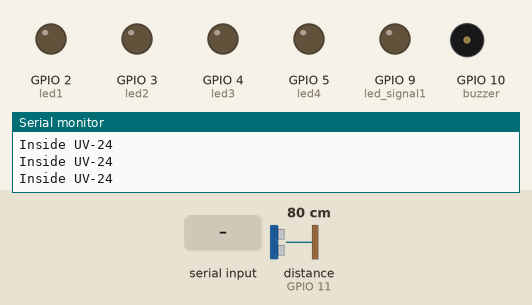
A sketch run on a simulated ESP8266 (NodeMCU). On the bench: output pins drawn as LEDs (lit = HIGH), buzzer (waves = sounding), the last lines printed to the serial monitor. Wiring (inferred from the names in the program): ultrasonic range finder: trigger GPIO 12; echo GPIO 11. The inputs (shaded band) are chosen by the test bench; at power-on: distance to the obstacle (sensor on GPIO 11) 80 cm. The echo pulse lasts 58.3 µs per cm; WiFi joins after 1.5 s; servers stay silent unless stated; no MQTT or app messages arrive unless stated; pins used as bus, display or sensor lines are not drawn.

Above: at 2.7 s.
2.8 s: distance to the obstacle (sensor on GPIO 11) set to 2 cm
At 5.1 s:
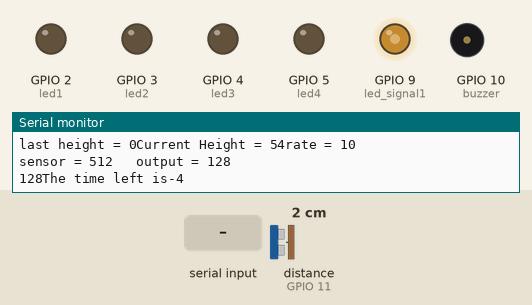
5.8 s: "1" received over Serial
At 6.3 s:
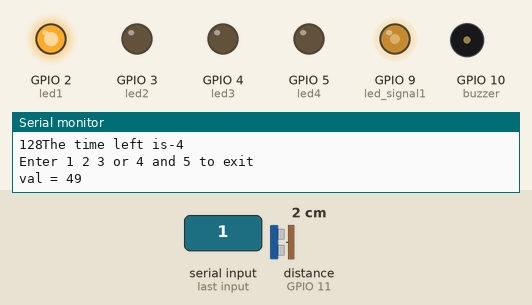
7.3 s: "2" received over Serial
At 8.4 s:
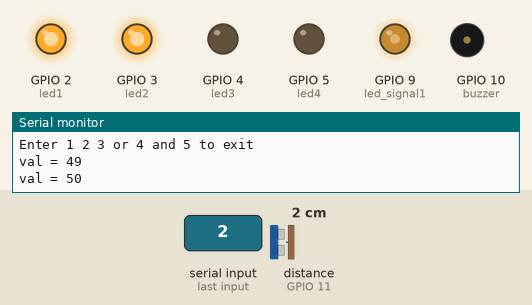
8.8 s: "3" received over Serial
At 9.5 s:
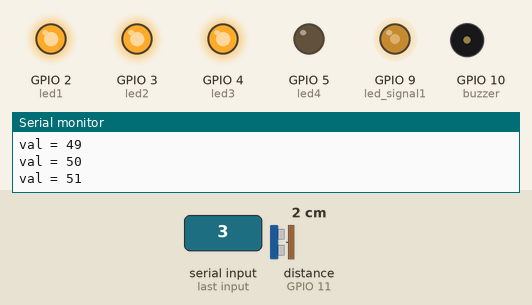
10.3 s: "4" received over Serial
At 10.7 s:
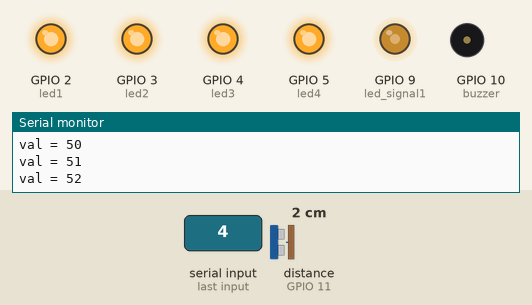
Timing chart, 0 to 12.8 s (numbered marks = the images above; inputs shaded):
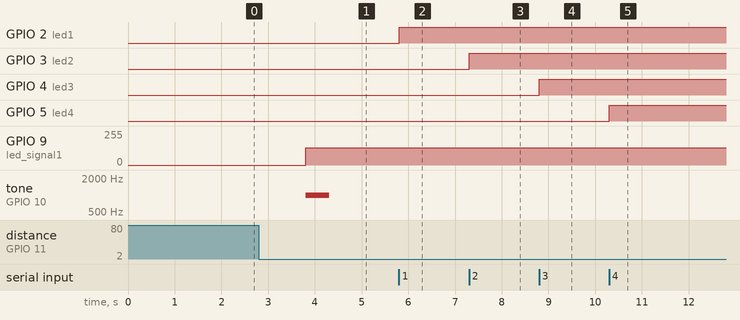

The sketch:

nodemc1.ino
```cpp
#include <ESP8266WiFi.h>
#include <PubSubClient.h>

const char* ssid = "1234";
const char* password =  "12345678";
const char* mqttServer = "cloud.menbha.com";
const int mqttPort = 1883;
const char* mqttUser = "";
const char* mqttPassword = "";
WiFiClient espClient;
PubSubClient client(espClient);


int height0 = 0; //initial height
int height1 = 0; //final height
int time_left = 0; //for evacuation
int trig = 12;
int echo = 11;
int buzzer=10;
int led_signal1=9;
int led1=2, led2=3, led3=4, led4=5;
const int analogInPin = A0; // Analog input pin that the potentiometer is attached to
const int analogOutPin = 9; // Analog output pin that the LED is attached to

int sensorValue = 0; // value read from the pot
int outputValue = 0; // value output to the PWM (analog out)
//int piezoPin = 8;
void setup()
{
  // initialize serial communications at 9600 bps:
  //Serial.begin(9600);

  /*WiFi module communications set up*/
  Serial.begin(115200);
  WiFi.begin(ssid, password);
  while (WiFi.status() != WL_CONNECTED) {
    delay(500);
    Serial.println("Connecting to WiFi..");
  }
  Serial.println("Connected to the WiFi network");
  client.setServer(mqttServer, mqttPort);
  client.setCallback(callback);
  while (!client.connected())
  {
    Serial.println("Connecting to MQTT...");
    if (client.connect("ESP8266Client", mqttUser, mqttPassword ))
    {
      Serial.println("connected");
    }
    else
    {
      Serial.print("failed with state ");
      Serial.print(client.state());
      delay(2000);
    }
  }
  client.publish("esp/up", "{'lat':'1.0','long':'2.0','level':'3'}");
  client.subscribe("esp/down");


  /*Other Pin configs*/
  pinMode(trig, OUTPUT);
  pinMode(echo, INPUT);
  pinMode(buzzer,OUTPUT);
  pinMode(led1,OUTPUT);
  pinMode(led2,OUTPUT);
  pinMode(led3,OUTPUT);
  pinMode(led4,OUTPUT);
}


/*callback method for mttq client communications*/
void callback(char* topic, byte* payload, unsigned int length)
{
  Serial.print("Message arrived in topic: ");
  Serial.println(topic);
  Serial.print("Message:");
  for (int i = 0; i < length; i++)
  {
    Serial.print((char)payload[i]);
  }
  Serial.println();
  Serial.println("-----------------------");
}

void loop()
{
  client.loop();
  long t = 0, h = 0, hp = 0;
  // read the analog in value:
  digitalWrite(trig, LOW);
  delayMicroseconds(2);
  digitalWrite(trig, HIGH);
  delayMicroseconds(10);
  digitalWrite(trig, LOW);
  t = pulseIn(echo, HIGH);
 Serial.print("Inside UV");
  // Calculating distance
  h = t / 58;

  h = h - 6;  // offset correction
  h = 50 - h;  // water height, 0 - 50 cm

  hp = 2 * h;  // distance in %, 0-100 %

  // Sending to computer
  Serial.println(h);

  if(h>=0)//checking for uv sensor
  {
    digitalWrite(led_signal1,HIGH);
    digitalWrite(buzzer,HIGH);
    delay(1000);
    digitalWrite(buzzer,LOW);


    /*calculating height change rate*/
    height1 = h;
    int rate = (height1-height0)/5; //rate in cm/s
    Serial.print("last height = ");
    Serial.print(height0);
    Serial.print("Current Height = ");
    Serial.print(height1);
    Serial.print("rate = ");
    Serial.println(rate);
    height0 = height1;


    sensorValue = analogRead(analogInPin);
    // map it to the range of the analog out:
    outputValue = map(sensorValue, 0, 1023, 0, 255);
    // change the analog out value:
    analogWrite(analogOutPin, outputValue);

    // print the results to the Serial Monitor:
    Serial.print("sensor = ");
    Serial.print(sensorValue);
    Serial.print("\t output = ");
    Serial.println(outputValue);     /*Apply serial.read(output value)*/


    /*Condition for water flow sensor*/
    /*Serial.print("Enter the output value");
    while(Serial.available()==0);
    int ov = Serial.read();
    Serial.print(ov);*/
    if (outputValue>80 && rate>=0) //checking for water level sensor
    {
      Serial.print(outputValue);
      tone(buzzer,1000,500);
      delay(1000);
      //send signal and delay(5000);
      time_left = (5-height1)/rate;
      Serial.print("The time left is");
      Serial.println(time_left);
      delay(1000);
      if(time_left <=0)
      {
        //Ask user which doors to open
        Serial.println("Enter 1 2 3 or 4 and 5 to exit");
        while(Serial.available()==0);
        int val = Serial.read();
        while(val!='5')
        {
          Serial.print("val = ");
          Serial.println(val);
          if(val=='1')
          digitalWrite(led1,HIGH);
          if(val=='2')
          digitalWrite(led2,HIGH);
          if(val=='3')
          digitalWrite(led3,HIGH);
          if(val=='4')
          digitalWrite(led4,HIGH);
          while(Serial.available()==0);
          val=Serial.read();
        }
        delay(1000);
        digitalWrite(led1,LOW);
        digitalWrite(led2,LOW);
        digitalWrite(led3,LOW);
        digitalWrite(led4,LOW);
      }
      delay(1000);// delay between beeps
    }

    // wait 2 milliseconds before the next loop for the analog-to-digital
    // converter to settle after the last reading:
    delay(2);
    }
   /* else
    {
      digitalWrite(buzzer,LOW);
      Serial.print("\n");
    }*/
}
```

Measured:
- after the input at 2.8 s, GPIO 9 (led_signal1): 0/255 → 128/255 after 1.0 s; tone on GPIO 10 (buzzer): silent → 1000 Hz after 1.0 s, → silent 0.50 s later
- after the input at 5.8 s, GPIO 2 (led1): LOW → HIGH at once
- after the input at 7.3 s, GPIO 3 (led2): LOW → HIGH at once
- after the input at 8.8 s, GPIO 4 (led3): LOW → HIGH at once
- after the input at 10.3 s, GPIO 5 (led4): LOW → HIGH at once
